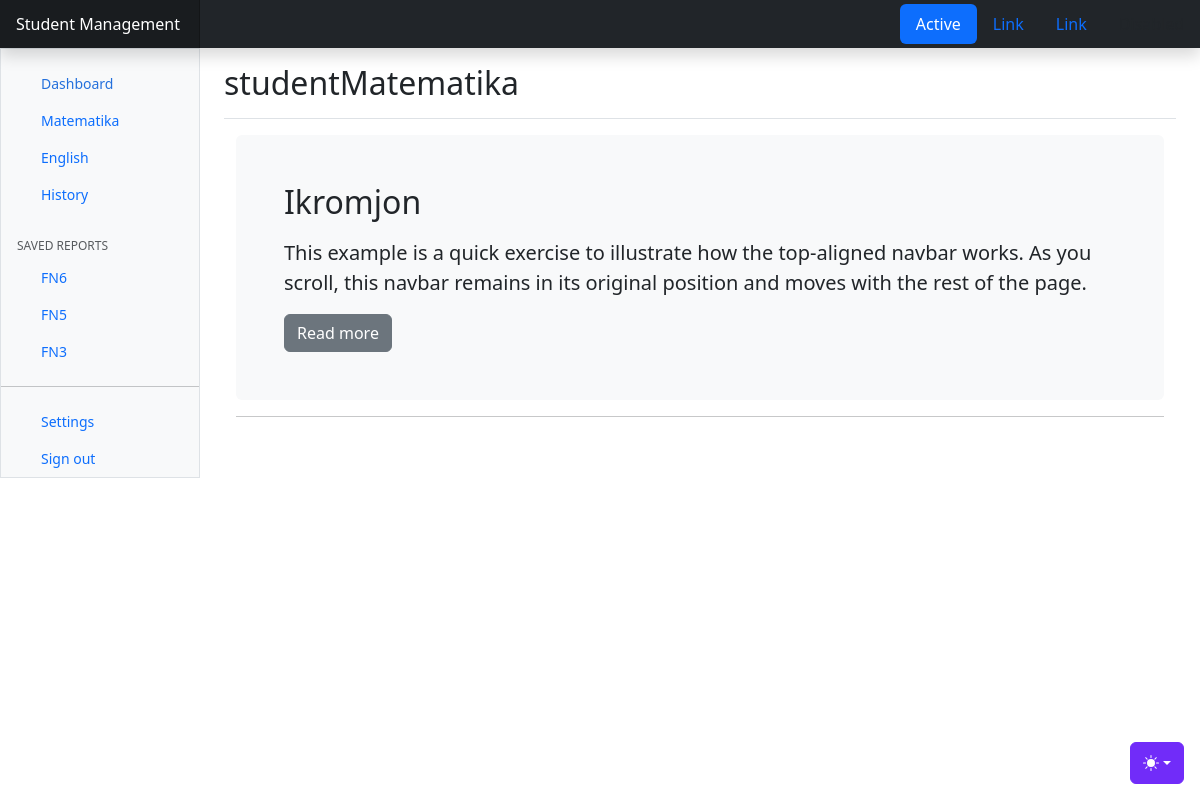
The page /cat/Math/ on the database its author committed.
### student/models.py (models this page shows, shortened)
class Category(models.Model):
    name = models.CharField(max_length=255)
    slug = models.SlugField(max_length=255,unique=True,db_index=True)

class GroupPost(models.Model):
    group_name = models.CharField(max_length=255)
    slug = models.SlugField(max_length=255,unique=True,db_index=True)

class Student(models.Model):
    name = models.CharField(max_length=255)
    content = models.TextField(blank=True)
    slug = models.SlugField(max_length=255,unique=True,db_index=True)
    time_create = models.DateTimeField(auto_now_add=True)
    time_update = models.DateTimeField(auto_now=True)
    is_active = models.BooleanField(default=True)
    cat = models.ForeignKey('Category',on_delete = models.PROTECT, related_name='students')
    group = models.ManyToManyField('GroupPost',blank=True,related_name='group_student')

### student/views.py (the view)
# urls.py: path('cat/<slug:cat_slug>/',views.show_cat,name='cat'),
def show_cat(request,cat_slug):
    category = get_object_or_404(Category,slug=cat_slug)
    students = category.students.filter(is_active=True)
    data = {
        'title':'Student Management',
        'page':f'student{category.name}',
        'students':students,
        'categories':categories,
        'groups':groups
    }
    return render(request, 'student/index.html', context=data)

### student/templates/student/index.html (shortened to what this page needs)
{% extends "base.html" %}
{% block content %}
<main class="col-md-9 ms-sm-auto col-lg-10 px-md-4">
    <div class="d-flex justify-content-between flex-wrap flex-md-nowrap align-items-center pt-3 pb-2 mb-3 border-bottom">
      <h1 class="h2">{{page}}</h1>
    </div>
    <main class="container">
      {% for i in students %}
    <div class="bg-body-tertiary p-5 rounded">
      <h2>{{i.name}}</h2>
      <p class="lead">This example is a quick exercise to illustrate how the top-aligned navbar works. As you scroll, this navbar remains in its original position and moves with the rest of the page.</p>
      <a class="btn btn btn-secondary" href="{% url 'student_post' i.slug %}" role="button">Read more</a>
    </div>
    <hr>
    {% endfor %}
  </main>
</main>
{% endblock content %}

### templates/base.html (shortened to what this page needs)
{% load static %}
<!doctype html>
<html lang="en" data-bs-theme="auto">
  <head><script src="{% static "student/assets/js/color-modes.js" %}"></script>
    <link rel="stylesheet" href="https://cdn.jsdelivr.net/npm/@docsearch/css@3">
<link href="{% static "student/assets/dist/css/bootstrap.min.css" %}" rel="stylesheet">
<link href="https://cdn.jsdelivr.net/npm/bootstrap-icons@1.10.5/font/bootstrap-icons.min.css" rel="stylesheet">
    <link href="{% static "student/dashboard.css" %}" rel="stylesheet">
  </head>
  <body>
{% include "includes/mode.html" %}
{% include "includes/navbar.html" %}
<div class="container-fluid">
  <div class="row">
    <div class="sidebar border border-right col-md-3 col-lg-2 p-0 bg-body-tertiary">
      <div class="offcanvas-md offcanvas-end bg-body-tertiary" tabindex="-1" id="sidebarMenu" aria-labelledby="sidebarMenuLabel">
        <div class="offcanvas-body d-md-flex flex-column p-0 pt-lg-3 overflow-y-auto">
          <ul class="nav flex-column">
            <li class="nav-item">
              <a class="nav-link d-flex align-items-center gap-2 active" aria-current="page" href="/">
                <svg class="bi"><use xlink:href="#house-fill"/></svg>
                Dashboard
              </a>
            </li>
            {% for i in categories %}
            <li class="nav-item">
              <a class="nav-link d-flex align-items-center gap-2" href="{% url 'cat' i.slug %}">
                <svg class="bi"><use xlink:href="#file-earmark"/></svg>
                {{i.name}}
              </a>
            </li>
            {% endfor %}
          </ul>
          <h6 class="sidebar-heading d-flex justify-content-between align-items-center px-3 mt-4 mb-1 text-body-secondary text-uppercase">
            <span>Saved reports</span>
            <a class="link-secondary" href="#" aria-label="Add a new report">
              <svg class="bi"><use xlink:href="#plus-circle"/></svg>
            </a>
          </h6>
          <ul class="nav flex-column mb-auto">
            {% for gr in groups %}
            <li class="nav-item">
              <a class="nav-link d-flex align-items-center gap-2" href="{% url 'group' gr.slug %}">
                <svg class="bi"><use xlink:href="#file-earmark-text"/></svg>
                {{gr.group_name}}
              </a>
            </li>
            {% endfor %}
          </ul>
          <hr class="my-3">
          <ul class="nav flex-column mb-auto">
            <li class="nav-item">
              <a class="nav-link d-flex align-items-center gap-2" href="#">
                <svg class="bi"><use xlink:href="#gear-wide-connected"/></svg>
                Settings
              </a>
            </li>
            <li class="nav-item">
              <a class="nav-link d-flex align-items-center gap-2" href="#">
                <svg class="bi"><use xlink:href="#door-closed"/></svg>
                Sign out
              </a>
            </li>
          </ul>
        </div>
      </div>
    </div>
{% block content %}
{% endblock content %}
    </body>
</html>

### student/static/student/dashboard.css (style rules this page uses)
.bi { display: inline-block; width: 1rem; height: 1rem; }
.sidebar .nav-link { font-size: .875rem; font-weight: 500; }
.sidebar .nav-link.active { color: #2470dc; }
.sidebar-heading { font-size: .75rem; }
.bi { vertical-align: -.125em; fill: currentColor; }

### rows shown on the page
Category: name "Matematika"
Category: name "English"
Category: name "History"
GroupPost: group_name "FN6"
GroupPost: group_name "FN5"
GroupPost: group_name "FN3"
Student: name "Ikromjon"

### other values the page prints
{{ title }} "Student Management"
{{ page }} "studentMatematika"
